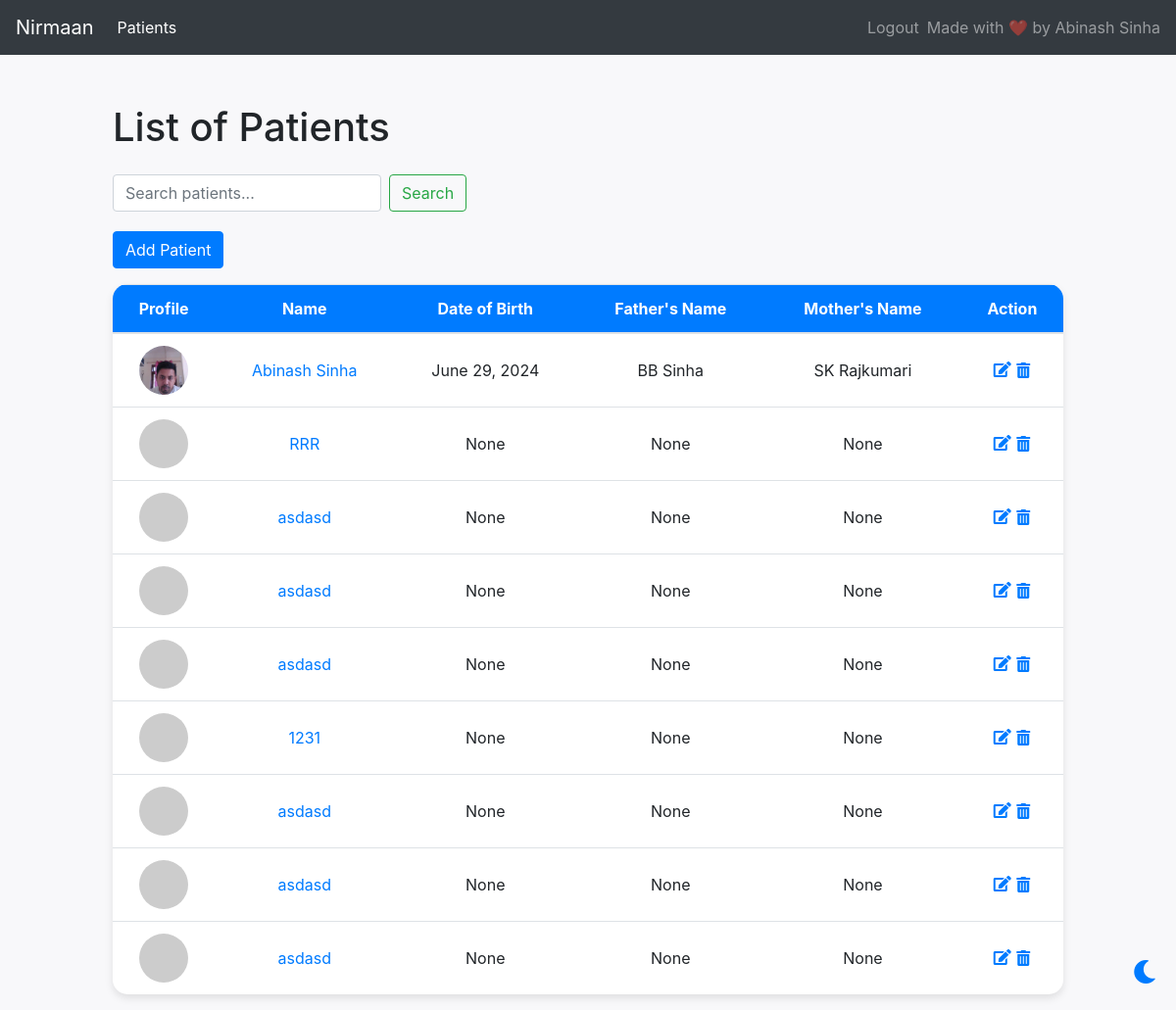
Before: / (signed in) with the older database file.
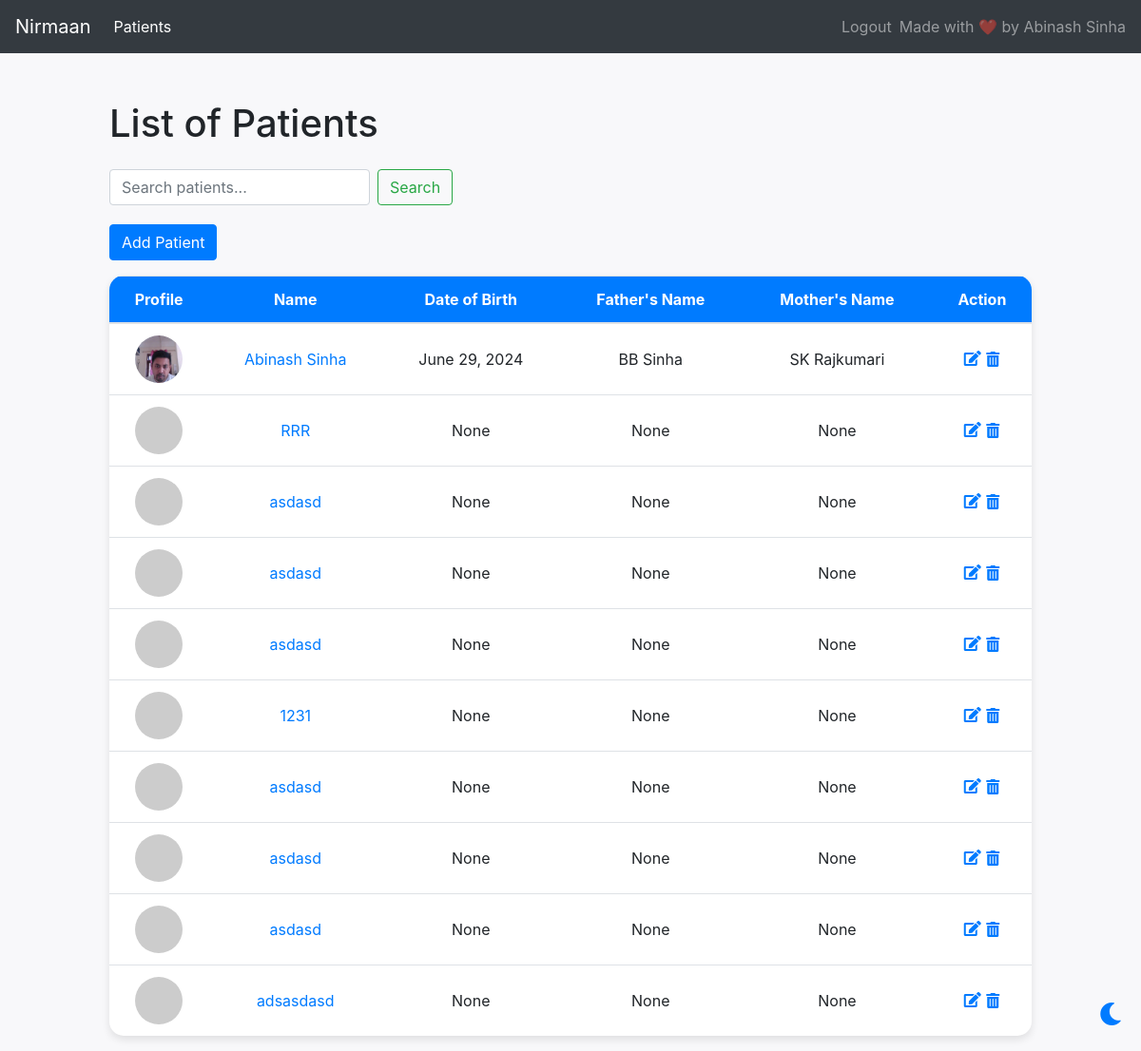
After: the same page with the newer database file.
### patient/models.py (models this page shows, shortened)
class Patient(models.Model):
	uuid = models.CharField(max_length=10, blank=True, null=True)
	name = models.CharField(name='name', verbose_name="Name of Patient", max_length=100)
	admission_date = models.DateField(name='admission_date', verbose_name="Date of Admission", blank=True, null=True)
	release_date = models.DateField(name='release_date', verbose_name="Date of Release", blank=True, null=True)
	date_of_birth = models.DateField(name='date_of_birth', verbose_name="Date of Birth", blank=True, null=True)
	father_name = models.CharField(name='father_name', verbose_name="Name of Father", blank=True, null=True, max_length=100)
	mother_name = models.CharField(name='mother_name', verbose_name="Name of Mother", blank=True, null=True, max_length=100)
	image = models.ImageField(upload_to='patient_images/', blank=True, null=True)
	occupation = models.CharField(name='occupation', verbose_name="Occupation", blank=True, null=True, max_length=100)
	qualification = models.CharField(name='qualification', verbose_name="Qualification", blank=True, null=True, max_length=100)
	MARRIED = 'Married'
	UNMARRIED = 'Unmarried'
	MARITAL_STATUS_CHOICES = [
        (MARRIED, 'Married'),
        (UNMARRIED, 'Unmarried'),
    ]
	marital_status = models.CharField(name='marital_status', verbose_name="Marital Status", blank=True, null=True, max_length=50, choices=MARITAL_STATUS_CHOICES)
	HINDU = 'Hindu'
	MUSLIM = 'Muslim'
	CHRISTIAN = 'Christian'
	OTHER = 'Other'
	RELIGION_CHOICES = [
		(HINDU, 'Hindu'),
		(MUSLIM, 'Muslim'),
		(CHRISTIAN, 'Christian'),
		(OTHER, 'Other'),
	]
	religion = models.CharField(name='religion', verbose_name="Religion", blank=True, null=True, max_length=100, choices=RELIGION_CHOICES)
	income_pm = models.DecimalField(name='income_pm', verbose_name="Income Per Month", blank=True, null=True, max_digits=10, decimal_places=2)
	language_spoken = models.CharField(name='language_spoken', verbose_name="Language(s) Spoken", blank=True, null=True, max_length=100)
	phone_number_1 = models.IntegerField(name='phone_number_1', verbose_name="Phone Number (1)", blank=True, null=True, max_length=10)
	phone_number_2 = models.IntegerField(name='phone_number_2', verbose_name="Phone Number (2)", blank=True, null=True, max_length=10)
	whatsapp_number = models.IntegerField(name='whatsapp_number', verbose_name="Whatsapp Number", blank=True, null=True, max_length=10)
	email_id = models.EmailField(name='email_id', verbose_name="Email Address", blank=True, null=True)
	details_of_id_proof_recieved = models.TextField(name='details_of_id_proof_recieved', verbose_name="Details of ID Proof Recieved", blank=True, null=True)
	cut_mark_detail = models.CharField(name="cut_mark_detail", verbose_name="Cut Mark Details", blank=True, null=True, max_length=100)
	CONDITIONS = [
        ('substance_abuse', 'Substance Abuse'),
        ('psychological_disturbance', 'Psychological Disturbance'),
        ('vindictiveness', 'Vindictiveness'),
        ('behavioural_disfunctions', 'Behavioural Disfunction'),
        ('prediagnosed_mental_condition', 'Pre-Diagnosed Mental Health Condition'),
    ]
	substance_abuse = models.BooleanField(default=False)
	psychological_disturbance = models.BooleanField(default=False)
	vindictiveness = models.BooleanField(default=False)
	behavioural_disfunctions = models.BooleanField(default=False)
	prediagnosed_mental_condition = models.BooleanField(default=False)

### patient/views.py (the view)
# urls.py: path('', views.get_patients, name='get_patients'),
@login_required()
def get_patients(request):
    patients = Patient.objects.all()
    return render(request, 'patient_list.html', {'patients': patients})

### templates/patient_list.html (shortened to what this page needs)
<!DOCTYPE html>
<html lang="en">
{% load pwa %}
<head>
    <link rel="stylesheet" href="https://stackpath.bootstrapcdn.com/bootstrap/4.5.2/css/bootstrap.min.css">
    <link rel="stylesheet" href="https://cdnjs.cloudflare.com/ajax/libs/font-awesome/5.15.4/css/all.min.css">
</head>
<body>
    <nav class="navbar navbar-expand-lg navbar-dark bg-dark">
        <a class="navbar-brand" href="{% url 'get_patients' %}">Nirmaan</a>
        <div class="collapse navbar-collapse" id="navbarNav">
            <ul class="navbar-nav mr-auto">
                <li class="nav-item active">
                    <a class="nav-link" href="{% url 'get_patients' %}">Patients</a>
                </li>
            </ul>
            <ul class="navbar-nav ml-auto">
                {% if user.is_authenticated %}
                    <li class="nav-item">
                        <a class="nav-link" href="{% url 'account_logout' %}">Logout</a>
                    </li>
                {% else %}
                    <li class="nav-item">
                        <a class="nav-link" href="{% url 'account_login' %}">Login</a>
                    </li>
                {% endif %}
            </ul>
            <span class="navbar-text">
                Made with ❤️ by Abinash Sinha
            </span>
        </div>
    </nav>
    <div class="toggle-button" onclick="toggleTheme()">
        <i class="fas fa-moon"></i>
    </div>
    <div class="container">
        <h1 class="mb-4">List of Patients</h1>
        <div class="search-bar">
            <form method="GET" action="{% url 'search_patients' %}" class="form-inline">
                <input type="text" name="q" class="form-control mr-sm-2" placeholder="Search patients..." aria-label="Search" value="{{ query }}">
                <button class="btn btn-outline-success my-2 my-sm-0" type="submit">Search</button>
            </form>
        </div>
        <div class="mb-3">
            <a href="{% url 'add_patient' %}" class="btn btn-primary">Add Patient</a>
        </div>
        <table class="table table-hover">
            <thead>
                <tr>
                    <th>Profile</th>
                    <th>Name</th>
                    <th>Date of Birth</th>
                    <th>Father's Name</th>
                    <th>Mother's Name</th>
                    <th>Action</th>
                </tr>
            </thead>
            <tbody>
                {% for patient in patients %}
                <tr>
                    <td>
                        {% if patient.image %}
                            <img src="{{ patient.image.url }}" alt="{{ patient.name }}" class="profile-pic">
                        {% else %}
                            <img src="https://via.placeholder.com/50" alt="No Image" class="profile-pic">
                        {% endif %}
                    </td>
                    <td><a href="{% url 'view_patient' patient.id %}">{{ patient.name }}</a></td>
                    <td>{{ patient.date_of_birth }}</td>
                    <td>{{ patient.father_name }}</td>
                    <td>{{ patient.mother_name }}</td>
                    <td>
                        <a href="{% url 'edit_patient' patient.id %}">
                            <i class="fas fa-edit"></i>
                        </a>
                        <form id="delete-form-{{ patient.id }}" action="{% url 'delete_patient' patient.id %}" method="post" style="display: inline;" onsubmit="return confirmDelete(event, {{ patient.id }})">
                            <button type="submit" class="btn btn-link p-0">
                                <i class="fas fa-trash-alt"></i>
                            </button>
                        </form>
                    </td>
                </tr>
                {% endfor %}
            </tbody>
        </table>
    </div>
</body>
</html>

Changed rows visible on the page:
added Patient: name "adsasdasd", date_of_birth "None", father_name "None", mother_name "None"
